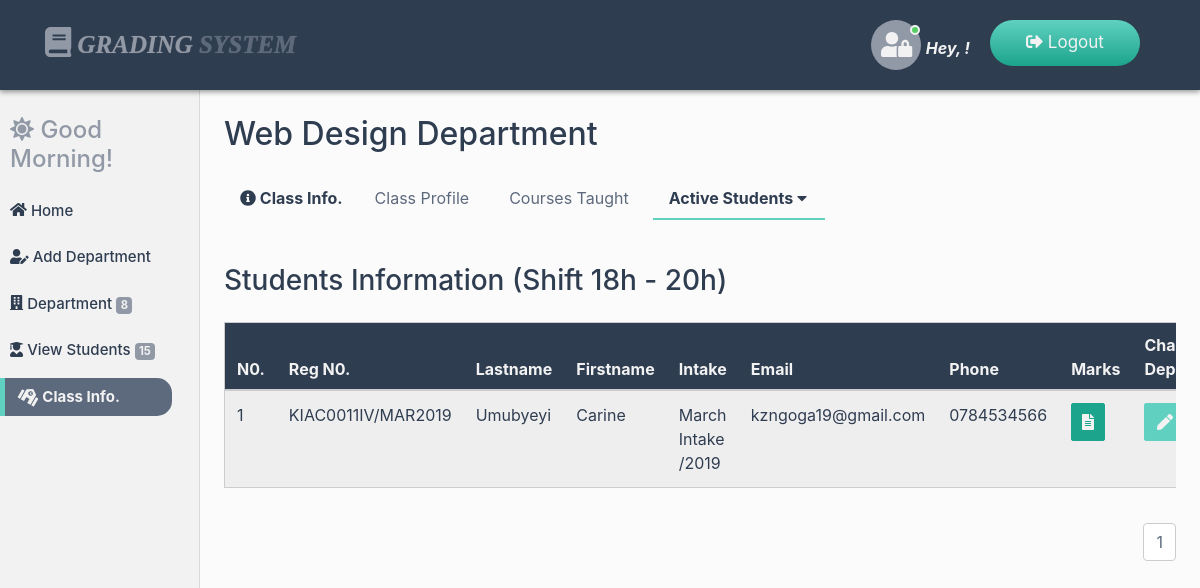
The page /dos-dashboard/department_info_shift4.php?class=1 (signed in) on the database its author committed.
### tables this page shows
CREATE TABLE `department` (
  `dep_ID` int(20) NOT NULL,
  `dep_Name` varchar(200) NOT NULL,
  `status` varchar(20) NOT NULL
);

CREATE TABLE `student` (
  `student_ID` int(20) NOT NULL,
  `reg_Num` varchar(200) NOT NULL,
  `student_Fname` varchar(200) NOT NULL,
  `student_Lname` varchar(200) NOT NULL,
  `student_Mail` varchar(200) NOT NULL,
  `student_Gender` varchar(200) NOT NULL,
  `student_Address` varchar(200) NOT NULL,
  `student_Phone` varchar(200) NOT NULL,
  `parent_Phone` varchar(200) NOT NULL,
  `student_Intake` varchar(200) NOT NULL,
  `dep_ID` int(20) NOT NULL,
  `student_Shift` varchar(200) NOT NULL,
  `start_Date` varchar(20) NOT NULL,
  `status` varchar(20) NOT NULL
);

### dos-dashboard/department_info_shift4.php (the view, shortened to what this page needs)
<?php
include("../connection/connect.php");
include("session/session.php");
$retr = "Select * From users where user_ID = '$session_Id'";
$run_retr = mysqli_query($con, $retr);
$row_retr = mysqli_fetch_array($run_retr);
$fname = $row_retr['user_Fname'];
if(isset($_GET['class'])){
$departId = $_GET['class'];
$select = "Select * From Department where dep_ID = '$departId'";
$run_select = mysqli_query($con,$select);
$fetch_select = mysqli_fetch_array($run_select);
$departName = $fetch_select['dep_Name'];
}
?>
<!DOCTYPE html>
<html lang="en">
<head>
<link rel="stylesheet" href="../css/bootstrap.min.css">
<link rel="stylesheet" href="../css/all.min.css">
<link rel="stylesheet" href="../css/main.css">
<link rel="stylesheet" href="../css/animate.css">
</head>
<body>
<nav class="navbar navbar-expand-md bg-dark navbar-dark fixed-top main-nav">
  <div class="container">
        <a class="navbar-brand" href="index.php"><i class="fas fa-book logo-icon"></i> Grading <span class="fat">System</span></a>
      <ul class="nav navbar-nav ml-auto lang-switcher">
      <li class="nav-item">
      <span class="user-img">
        <span class="user-icon">
          <i class="fas fa-user-lock"></i>
        </span>
        <span class="status online"></span>
      </span> <span class="hello-user">Hey, <?php echo $fname;?>!</span>
      </li>
      <li class="nav-item">
        <a class="nav-link" href="logout.php">
        <i class="fas fa-sign-out-alt"></i> Logout</a>
      </li>
      </ul>
    </div>
</nav>
<div class="container-fluid">
  <div class="row">
    <nav class="col-md-2 d-none d-md-block sidebar">
      <div class="sidebar-sticky">
        <div class="dash-salute wow bounceInLeft" data-wow-duration="2s">
            <?php
            $time = date("H");
            if(($time >="0") && ($time <"12")){
                echo"<h4><i class='fas fa-sun'></i> Good Morning!</h4>";
            }
            ?>
        </div>
        <ul class="nav flex-column dash-nav">
          <li class="nav-item">
          <a href="index.php" class="nav-link">
          <i class="fa fa-home dash-icon"></i> Home</a></li>
          <li class="nav-item">
          <a href="add_department.php" class="nav-link">
          <i class="fas fa-user-edit dash-icon"></i> Add Department</a></li>
          <li class="nav-item">
          <a href="view_department.php" class="nav-link"><i class="fa fa-building dash-icon"></i>  Department
          <span class="badge badge-primary">
              <?php
              $count = "Select count(*) as NberOfData from department";
              $run_count = mysqli_query($con, $count);
              $row_count = mysqli_fetch_array($run_count);
              $count_data = $row_count['NberOfData'];
              echo $count_data;
              ?>
          </span>
          </a></li>
          <li class="nav-item">
          <a href="view_students.php" class="nav-link">
          <i class="fas fa-user-graduate dash-icon"></i> View Students
          <span class="badge badge-primary">
              <?php
              $count = "Select count(*) as NberOfData from student";
              $run_count = mysqli_query($con, $count);
              $row_count = mysqli_fetch_array($run_count);
              $count_data = $row_count['NberOfData'];
              echo $count_data;
              ?>
          </span>
          </a></li>
          <li class="nav-item">
          <a href="class_info.php" class="nav-link active">
          <i class="fas fa-school dash-icon"></i> Class Info.
          </a></li>
        </ul>
      </div>
    </nav>
    <main role="main" class="col-md-10 ml-sm-auto px-4">
      <div class="dash-output-section">
        <h2><?php echo $departName;?> Department</h2>
        <ul class="nav sub-nav">
           <li class="nav-item">
            <p class="nav-link sub-nav-head"><i class="fas fa-info-circle"></i> Class Info.</p>
          </li>
          <li class="nav-item">
            <a href="department_info_profile.php?class=<?php echo $departId;?>" class="nav-link">
              Class Profile
            </a>
          </li>
          <li class="nav-item">
            <a href="department_info_courses.php?class=<?php echo $departId;?>" class="nav-link">
              Courses Taught
            </a>
          </li>
          <li class="nav-item dropdown">
            <a href="#" class="nav-link active" data-toggle="dropdown">
              Active Students <i class="fas fa-caret-down"></i>
            </a>
          </li>
        </ul>
        <div class="info-display">
          <h3 class="">Students Information
          (Shift 18h - 20h)</h3>
          <div class="table-responsive mt-4">
            <table class="table table-striped">
             <thead>
                <th>N0.</th>
                <th>Reg N0.</th>
                <th>Lastname</th>
                <th>Firstname</th>
                <th>Intake</th>
                <th>Email</th>
                <th>Phone</th>
                <th>Marks</th>
                <th>Change Department</th>
              </thead>
               <?php
                $select = "Select student.student_Fname,student.student_Lname,
                        student.student_Mail,student.student_Gender,student.student_Address,
                        student.student_Phone,student.Reg_Num,student.student_Intake,
                        department.dep_Name FROM student INNER JOIN department
                        ON student.dep_ID = department.dep_ID
                        WHERE department.dep_ID = '$departId'  AND student.status = 'On' AND student.student_Shift = '18h-20h' ORDER BY student.student_Lname";
                $run_select = mysqli_query($con, $select);
                $number_of_results = mysqli_num_rows($run_select);
                $results_per_page = 5;
                $nber_of_Pages = ceil($number_of_results / $results_per_page);
                if(!isset($_GET['page'])){
                    $page = 1;
                  }
                  else{
                    $page = $_GET['page'];
                  }
                $this_page_first_result = ($page - 1) * $results_per_page;
                $select = "Select student.student_ID,student.student_Fname,student.student_Lname,
                        student.student_Mail,student.student_Gender,student.student_Address,
                        student.student_Phone,student.Reg_Num,student.student_Intake,
                        department.dep_Name FROM student INNER JOIN department
                        ON student.dep_ID = department.dep_ID
                        WHERE department.dep_ID = '$departId'  AND student.status = 'On' AND student.student_Shift = '18h-20h' ORDER BY student.student_Lname
                LIMIT " . $this_page_first_result . ',' . $results_per_page;
                $run_select = mysqli_query($con, $select);
                $num = $this_page_first_result;
                while($row_select = mysqli_fetch_array($run_select)){
                 $stdId = $row_select['student_ID'];
                 $fname = $row_select['student_Fname'];
                 $lname = $row_select['student_Lname'];
                 $email = $row_select['student_Mail'];
                 $phone = $row_select['student_Phone'];
                 $regNum = $row_select['Reg_Num'];
                 $intake = $row_select['student_Intake'];
                 $num++;
                ?>
                <tr>
                <td><?php echo $num; ?></td>
                <td><?php echo $regNum; ?></td>
                <td><?php echo $lname; ?></td>
                <td><?php echo $fname; ?></td>
                <td><?php echo $intake; ?></td>
                <td><?php echo $email; ?></td>
                <td><?php echo $phone; ?></td>
                <td><a href="view_marks_shift4.php?marksFor=<?php echo $stdId;?>">
                <button type="button" class="btn btn-primary"
                title="Update"><span class="fa fa-file-alt"></span></button></a></td>
                <td><a href="updates/update_student.php?editDpt=<?php echo $stdId;?>">
                <button type="button" class="btn btn-success"
                title="Update"><span class="fa fa-pen"></span></button></a></td>
                </tr>
                <?php }?>
            </table>
            <ul class="pagination justify-content-end">
            <?php
            for($i=1; $i<=$nber_of_Pages; $i++){
                echo '<li class="page-item"><a
                class="page-link"
                href="department_info_shift4.php?class='.$departId.'&page='. $i .'">
                '. $i .' </a></li>';
            }
            ?>
            </ul>
        </div>
      </div>
    </main>
  </div>
</div>
</body>
</html>

### rows shown on the page
department: dep_Name "Web Design"
student: reg_Num "KIAC0011IV/MAR2019", student_Lname "Umubyeyi", student_Fname "Carine", student_Intake "March Intake /2019", student_Mail "kzngoga19@gmail.com", student_Phone "0784534566"

### other values the page prints
$count_data "8"
$count_data "15"
